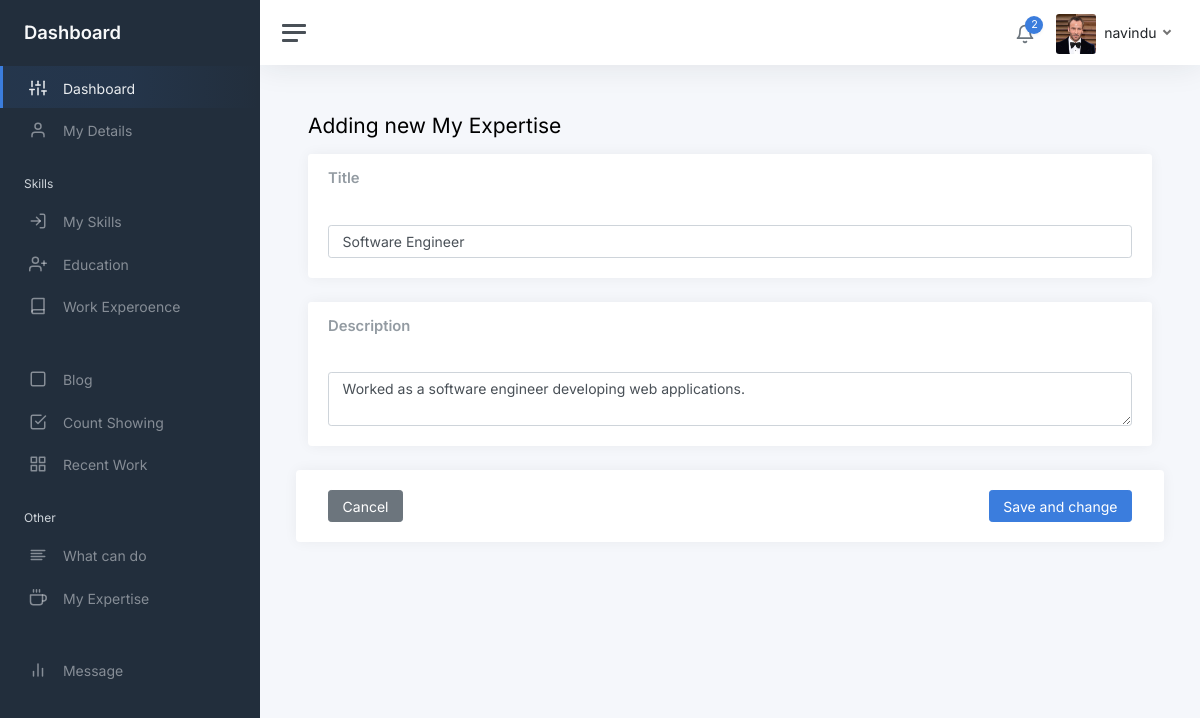
The app's page /admin2/static/editmyexpertise.php?id=1 with its own data.
### tables this page shows
CREATE TABLE `Detila` (
  `Id` int(11) NOT NULL,
  `Name` text DEFAULT NULL,
  `Role` text DEFAULT NULL,
  `AboutMe` text DEFAULT NULL,
  `Country` text DEFAULT NULL,
  `Profile_Pic` text DEFAULT NULL,
  `Bg_picture1` text DEFAULT NULL,
  `Bg_picture2` text DEFAULT NULL,
  `Skill_desc` text DEFAULT NULL,
  `email` varchar(255) DEFAULT NULL,
  `address` varchar(255) DEFAULT NULL,
  `telephone` varchar(20) DEFAULT NULL,
  `Cv` text DEFAULT NULL,
  `hirebanner` int(11) DEFAULT NULL
);

CREATE TABLE `Experience` (
  `Id` int(11) NOT NULL,
  `Title` text DEFAULT NULL,
  `Short_desc` text DEFAULT NULL,
  `Logo_svg` text DEFAULT NULL
);

### admin2/static/editmyexpertise.php (the view, shortened to what this page needs)
<?php
       require_once '../../connection.php';
       require_once './header.php';
       $id = $_GET['id'];
?>
<link rel="stylesheet" href="css/mydetails.css">
            <main class="content">
				<div class="container-fluid p-0">
                <form action="php/edit/myexpertise.php" method="post" enctype="multipart/form-data">
					<div class="mb-3">
						<h1 class="h3 d-inline align-middle">Adding new My Expertise</h1>
					</div>
                    <?php
                            $sql1 = "SELECT * FROM Experience WHERE Id ='$id'";
                            $result1 = $conn->query($sql1);
                            while($row1= $result1->fetch_assoc()) {
                    ?>
					<div class="row">
						<div class="col-12">
							<div class="card">
								<div class="card-header">
									<h5 class="card-title mb-0">Title</h5>
								</div>
								<div class="card-body">
									<input type="text" class="form-control" name="Title" placeholder="Enter  Title"  value="<?php echo $row1['Title'] ?>">
								</div>
							</div>
                            <div class="card">
								<div class="card-header">
									<h5 class="card-title mb-0">Description</h5>
								</div>
								<div class="card-body">
                                    <textarea class="form-control" name="Description" id="ad_description" placeholder="Type Here..."><?php echo $row1['Short_desc'] ?></textarea>
							</div>
						</div>
					</div>
                    <?php } ?>
                        <div class="card">
                            <div class="card-body">
                                <div class="finishbtn">
                                        <button class="btn btn-secondary" type="button" onclick="goBack()">Cancel</button>
                                        <button class="btn btn-primary" type="submit">Save and change</button>
                                </div>
                            </div>
                        </div>
                    </form>
				</div>
			</main>
		</div>
	</div>
</body>
</html>

### admin2/static/header.php (shortened to what this page needs)
<!DOCTYPE html>
<html lang="en">
<head>
	<link href="css/app.css" rel="stylesheet">
</head>
<body>
	<div class="wrapper">
		<nav id="sidebar" class="sidebar js-sidebar">
			<div class="sidebar-content js-simplebar">
				<a class="sidebar-brand" href="index.html">
                    <span class="align-middle">Dashboard</span>
                </a>
				<ul class="sidebar-nav">
					<li class="sidebar-item active">
						<a class="sidebar-link" href="./index.php">
                        <i class="align-middle" data-feather="sliders"></i> <span class="align-middle">Dashboard</span>
                        </a>
					</li>
					<li class="sidebar-item">
						<a class="sidebar-link" href="./mydetails.php">
                        <i class="align-middle" data-feather="user"></i> <span class="align-middle">My Details</span>
                        </a>
					</li>
                    <li class="sidebar-header">
						Skills
					</li>
					<li class="sidebar-item">
						<a class="sidebar-link" href="./skills.php">
                        <i class="align-middle" data-feather="log-in"></i> <span class="align-middle">My Skills</span>
                        </a>
					</li>
					<li class="sidebar-item">
                            <a class="sidebar-link" href="education.php">
                            <i class="align-middle" data-feather="user-plus"></i> <span class="align-middle">Education</span>
                            </a>
					</li>
					<li class="sidebar-item">
						<a class="sidebar-link" href="workexperience.php">
                        <i class="align-middle" data-feather="book"></i> <span class="align-middle">Work Experoence</span>
                        </a>
					</li>
					<li class="sidebar-header">
					</li>
					<li class="sidebar-item">
						<a class="sidebar-link" href="blog.php">
                        <i class="align-middle" data-feather="square"></i> <span class="align-middle">Blog</span>
                        </a>
					</li>
					<li class="sidebar-item ">
						<a class="sidebar-link" href="countshow.php">
                        <i class="align-middle" data-feather="check-square"></i> <span class="align-middle">Count Showing</span>
                        </a>
					</li>
					<li class="sidebar-item">
						<a class="sidebar-link" href="recentwork.php">
                        <i class="align-middle" data-feather="grid"></i> <span class="align-middle">Recent Work</span>
                        </a>
					</li>
                    <li class="sidebar-header">
						Other
					</li>
					<li class="sidebar-item">
						<a class="sidebar-link" href="cando.php">
                        <i class="align-middle" data-feather="align-left"></i> <span class="align-middle">What can do</span>
                        </a>
					</li>
					<li class="sidebar-item">
						<a class="sidebar-link" href="myexpertise.php">
                        <i class="align-middle" data-feather="coffee"></i> <span class="align-middle">My Expertise</span>
                        </a>
					</li>
                    <li class="sidebar-header">
                    </li>
					<li class="sidebar-item">
						<a class="sidebar-link" href="mymsg.php">
                        <i class="align-middle" data-feather="bar-chart-2"></i> <span class="align-middle">Message</span>
                        </a>
					</li>
				</ul>
			</div>
		</nav>
		<div class="main">
			<nav class="navbar navbar-expand navbar-light navbar-bg">
				<a class="sidebar-toggle js-sidebar-toggle">
                    <i class="hamburger align-self-center"></i>
                </a>
				<div class="navbar-collapse collapse">
					<ul class="navbar-nav navbar-align">
						<li class="nav-item dropdown">
							<a class="nav-icon dropdown-toggle" href="mymsg.php">
								<div class="position-relative">
									<i class="align-middle" data-feather="bell"></i>
									<span class="indicator"><?php require_once 'php/showmsgcount.php'; ?></span>
								</div>
							</a>
						</li>
						<li class="nav-item dropdown">
                            <?php
                                $sql = "SELECT * FROM `Detila`";
                                $result = $conn->query($sql);
                                while ($row = $result->fetch_assoc()) {
                            ?>
							<a class="nav-link dropdown-toggle d-none d-sm-inline-block" href="#" data-bs-toggle="dropdown">
                                <img src="../../Assets/profile/<?php echo  $row['Profile_Pic'];?>" class="avatar img-fluid rounded me-1" alt="Charles Hall" /> <span class="text-dark"><?php echo  $row['Name'];?></span>
                            </a>
                            <?php } ?>
						</li>
					</ul>
				</div>
			</nav>

### admin2/static/css/mydetails.css (style rules this page uses)
.finishbtn { display: flex; justify-content: space-between !important; }

### records on screen
detila: Profile_Pic (picture), Name "navindu"
experience: Title "Software Engineer", Description "Worked as a software engineer developing web applications."

### other values on screen
$rowCount "2"
